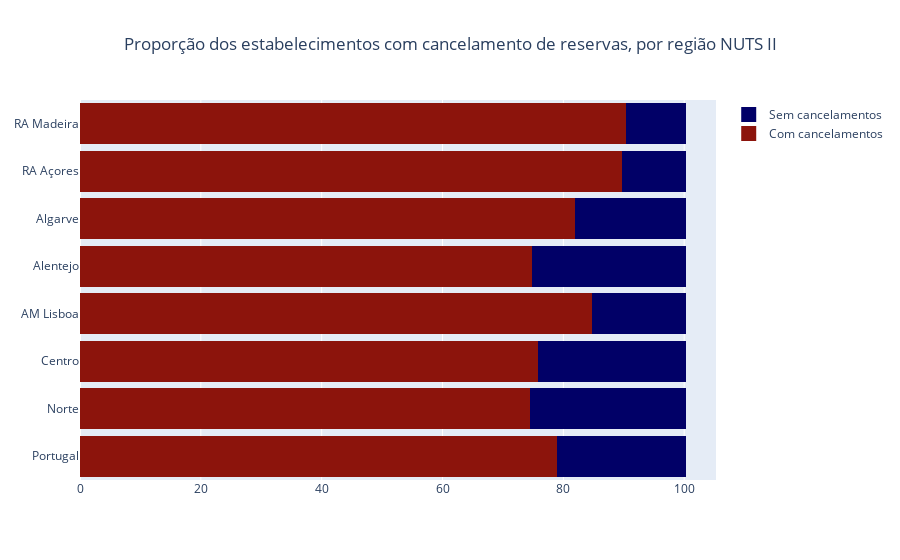

Here is the notebook cell this chart was saved with:
### Code cell
import plotly.graph_objects as go

fig = go.Figure()
fig.add_trace(go.Bar(
    y=dados6['Região'],
    x=dados6['Com cancelamentos'],
    name='Com cancelamentos',
    orientation='h',
    marker=dict(
        color='rgb(140, 20, 12, 0.6)',
        line=dict(color='rgb(140, 20, 12, 1.0)', width=3)
    )
))
fig.add_trace(go.Bar(
    y=dados6['Região'],
    x=dados6['Sem Cancelamentos'],
    name='Sem cancelamentos',
    orientation='h',
    marker=dict(
        color='rgb(1, 0, 103, 0.6)',
        line=dict(color='rgb(1, 0, 103, 1.0)', width=3)
    )
))

fig.update_layout(
        title = ' Proporção dos estabelecimentos com cancelamento de reservas, por região NUTS II',
         title_x=0.5,
        barmode='stack')
fig.write_image('/Users/dianamartins/Documents/GitHub/Epidemiologia/Trabalho_final/Imagens/cancelamentos_regiao.png', width=900, height=500)
fig.show()

### Figure 1 — Plotly figure (JSON) as saved in the notebook; plotly's stock layout.template omitted (floating-point values rounded to 4 significant figures)
{"data": [{"marker": {"color": "rgb(140, 20, 12, 0.6)", "line": {"color": "rgb(140, 20, 12, 1.0)", "width": 3}}, "name": "Com cancelamentos", "orientation": "h", "type": "bar", "x": ["79.2%", "74.8%", "76.1%", "85.0%", "75.0%", "82.2%", "89.9%", "90.6%"], "y": ["Portugal", "Norte", "Centro", "AM Lisboa", "Alentejo", "Algarve", "RA Açores", "RA Madeira"]}, {"marker": {"color": "rgb(1, 0, 103, 0.6)", "line": {"color": "rgb(1, 0, 103, 1.0)", "width": 3}}, "name": "Sem cancelamentos", "orientation": "h", "type": "bar", "x": ["20.8%", "25.2%", "23.9%", "15.0%", "25.0%", "17.8%", "10.1%", "9.4%"], "y": ["Portugal", "Norte", "Centro", "AM Lisboa", "Alentejo", "Algarve", "RA Açores", "RA Madeira"]}], "layout": {"barmode": "stack", "title": {"text": " Proporção dos estabelecimentos com cancelamento de reservas, por região NUTS II", "x": 0.5}}}
